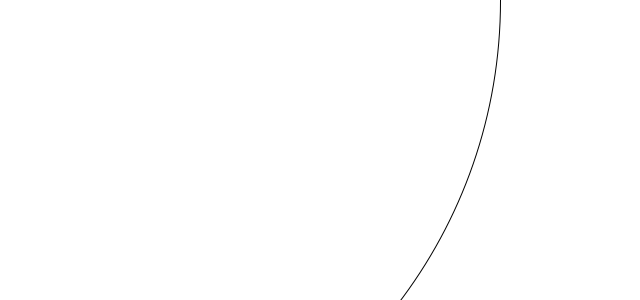
Frame 1 (no input)
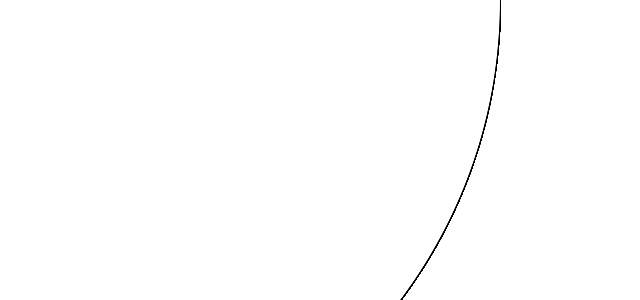
Frame 60 (the mouse pressed at the canvas centre just before this capture)
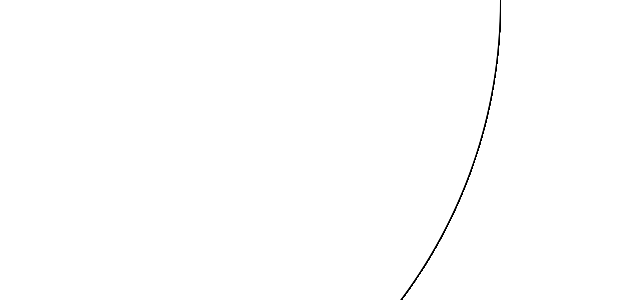
Frame 120 (the mouse held since frame 60 and released just before this capture)

The Processing sketch that drew these frames (run headless with seeded random() and noise(); from frame 60 on, the mouse is pressed at the canvas centre):

// Processing sketch: processingstarter
// ── processingstarter.pde
void setup() {
    size(640,300);
    background(255,255,255);
}

void draw() {
    circle(0,0,1000);
}
